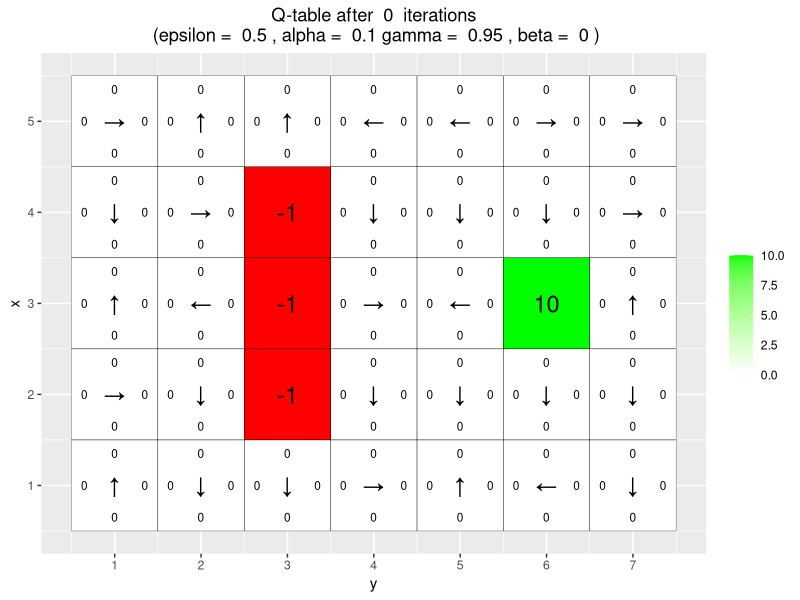
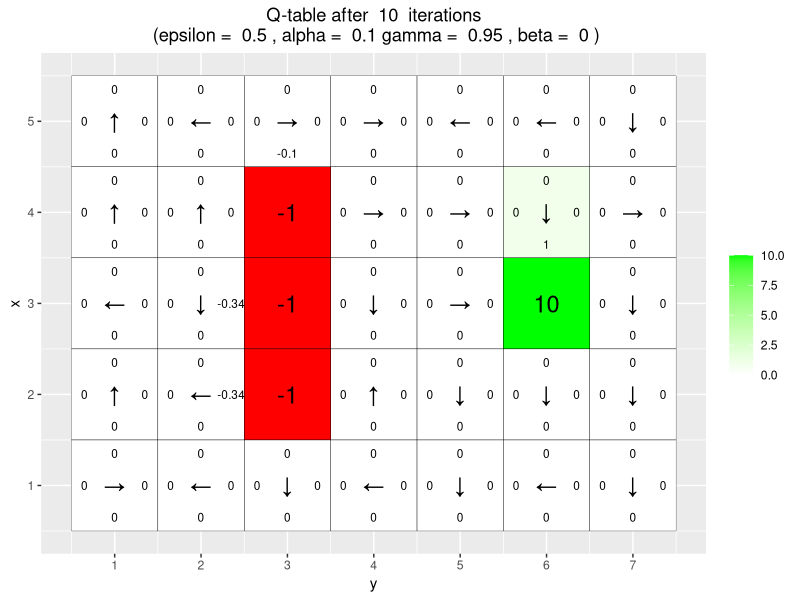
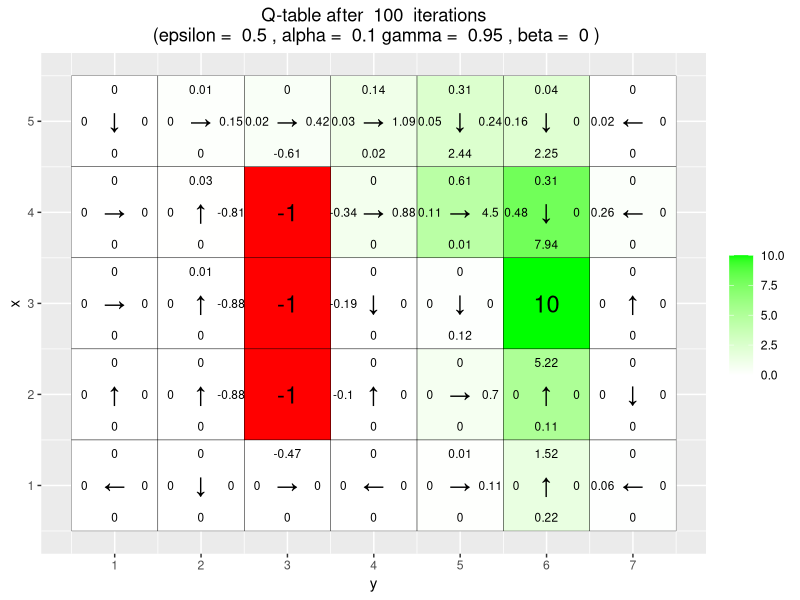
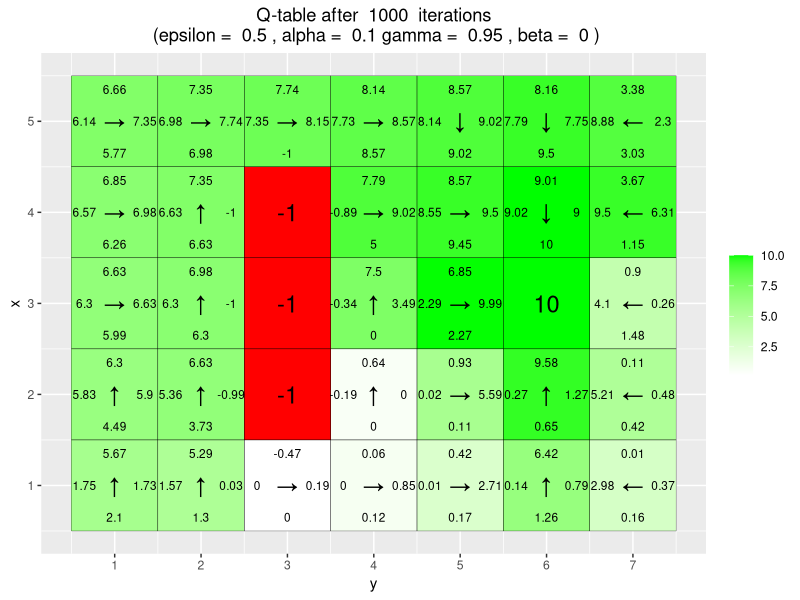
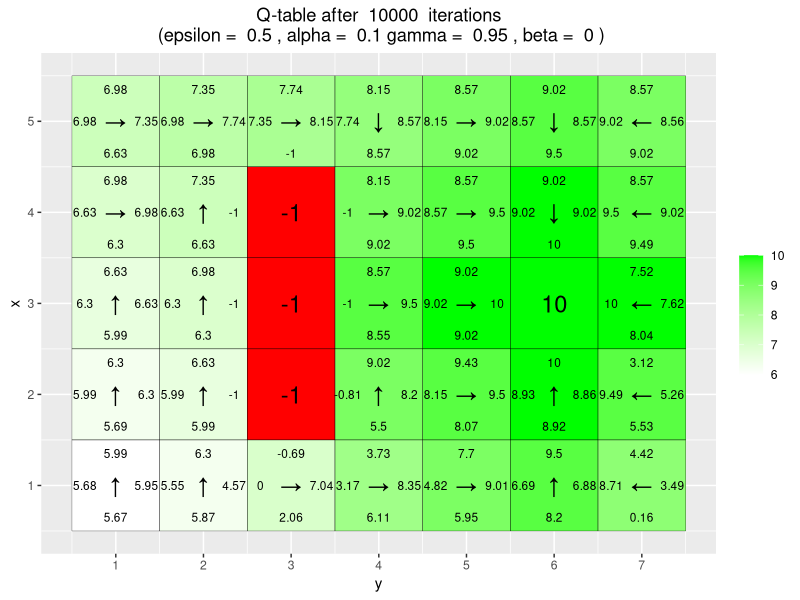
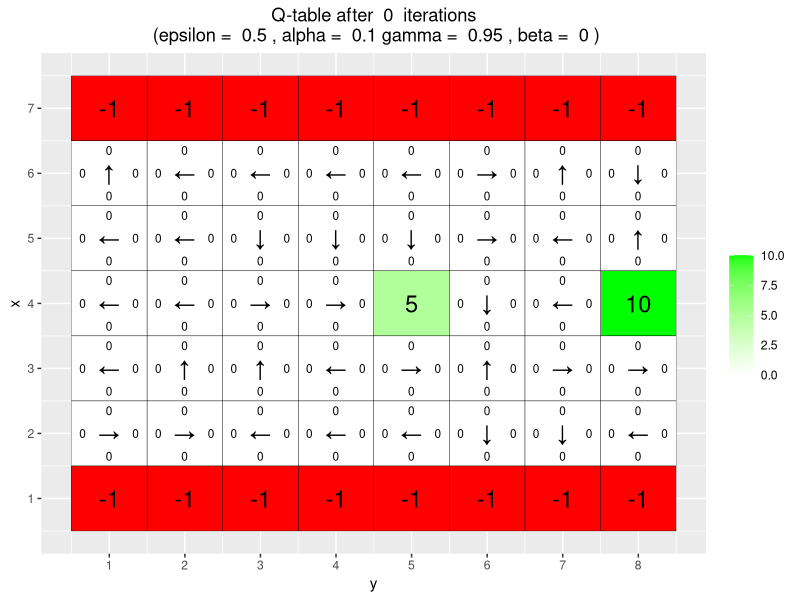
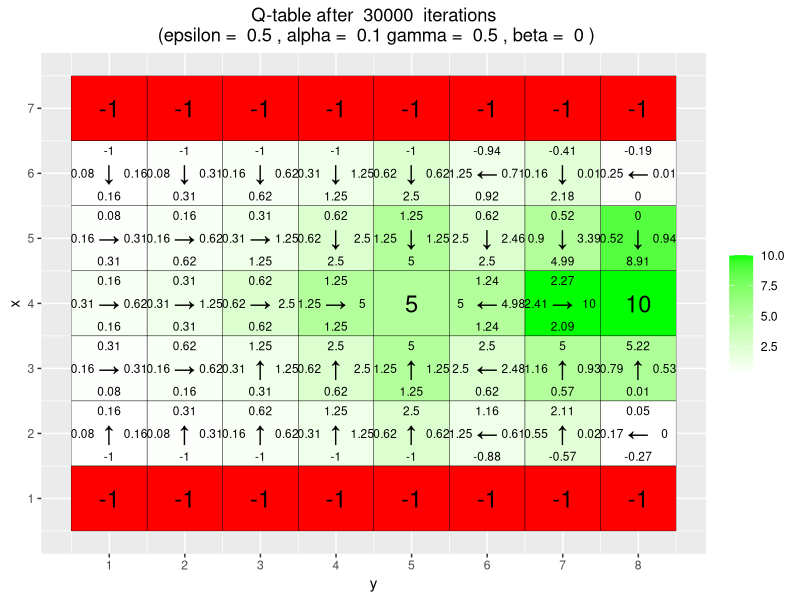
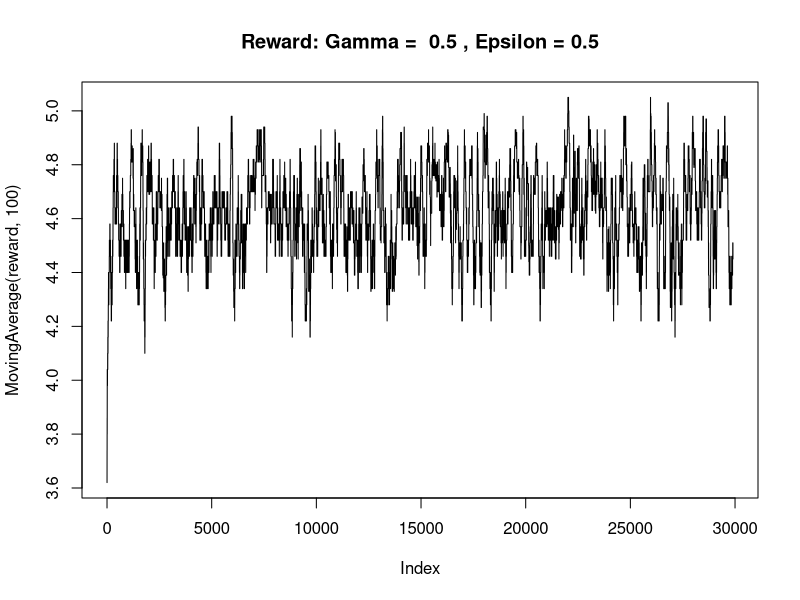

Source code (R) for these figures, in order: (Note: a time limit stopped this script after it produced the figures.)
# By Jose M. Peña and Joel Oskarsson.
# For teaching purposes.
# jose.m.pena@liu.se.

#####################################################################################################
# Q-learning
#####################################################################################################

# install.packages("ggplot2")
# install.packages("vctrs")
library(ggplot2)

# If you do not see four arrows in line 16, then do the following:
# File/Reopen with Encoding/UTF-8

arrows <- c("↑", "→", "↓", "←")
#arrows <- c("^", ">", "v", "<")
action_deltas <- list(c(1,0), # up
                      c(0,1), # right
                      c(-1,0), # down
                      c(0,-1)) # left

vis_environment <- function(iterations=0, epsilon = 0.5, alpha = 0.1, gamma = 0.95, beta = 0){
  
  # Visualize an environment with rewards. 
  # Q-values for all actions are displayed on the edges of each tile.
  # The (greedy) policy for each state is also displayed.
  # 
  # Args:
  #   iterations, epsilon, alpha, gamma, beta (optional): for the figure title.
  #   reward_map (global variable): a HxW array containing the reward given at each state.
  #   q_table (global variable): a HxWx4 array containing Q-values for each state-action pair.
  #   H, W (global variables): environment dimensions.
  
  df <- expand.grid(x=1:H,y=1:W)
  foo <- mapply(function(x,y) ifelse(reward_map[x,y] == 0,q_table[x,y,1],NA),df$x,df$y)
  df$val1 <- as.vector(round(foo, 2))
  foo <- mapply(function(x,y) ifelse(reward_map[x,y] == 0,q_table[x,y,2],NA),df$x,df$y)
  df$val2 <- as.vector(round(foo, 2))
  foo <- mapply(function(x,y) ifelse(reward_map[x,y] == 0,q_table[x,y,3],NA),df$x,df$y)
  df$val3 <- as.vector(round(foo, 2))
  foo <- mapply(function(x,y) ifelse(reward_map[x,y] == 0,q_table[x,y,4],NA),df$x,df$y)
  df$val4 <- as.vector(round(foo, 2))
  foo <- mapply(function(x,y) 
    ifelse(reward_map[x,y] == 0,arrows[GreedyPolicy(x,y)],reward_map[x,y]),df$x,df$y)
  df$val5 <- as.vector(foo)
  foo <- mapply(function(x,y) ifelse(reward_map[x,y] == 0,max(q_table[x,y,]),
                                     ifelse(reward_map[x,y]<0,NA,reward_map[x,y])),df$x,df$y)
  df$val6 <- as.vector(foo)
  
  print(ggplot(df,aes(x = y,y = x)) +
          scale_fill_gradient(low = "white", high = "green", na.value = "red", name = "") +
          geom_tile(aes(fill=val6)) +
          geom_text(aes(label = val1),size = 3,nudge_y = .35,na.rm = TRUE) +
          geom_text(aes(label = val2),size = 3,nudge_x = .35,na.rm = TRUE) +
          geom_text(aes(label = val3),size = 3,nudge_y = -.35,na.rm = TRUE) +
          geom_text(aes(label = val4),size = 3,nudge_x = -.35,na.rm = TRUE) +
          geom_text(aes(label = val5),size = 6) +
          geom_tile(fill = 'transparent', colour = 'black') + 
          ggtitle(paste("Q-table after ",iterations," iterations\n",
                        "(epsilon = ",epsilon,", alpha = ",alpha,"gamma = ",gamma,", beta = ",beta,")")) +
          theme(plot.title = element_text(hjust = 0.5)) +
          scale_x_continuous(breaks = c(1:W),labels = c(1:W)) +
          scale_y_continuous(breaks = c(1:H),labels = c(1:H)))
  
}

GreedyPolicy <- function(x, y){
  
  # Get a greedy action for state (x,y) from q_table.
  #
  # Args:
  #   x, y: state coordinates.
  #   q_table (global variable): a HxWx4 array containing Q-values for each state-action pair.
  # 
  # Returns:
  #   An action, i.e. integer in {1,2,3,4}.
  
  # Your code here.
  return(which.max(rank(q_table[x,y,], ties.method = "random")))
}

EpsilonGreedyPolicy <- function(x, y, epsilon){
  
  # Get an epsilon-greedy action for state (x,y) from q_table.
  #
  # Args:
  #   x, y: state coordinates.
  #   epsilon: probability of acting randomly.
  # 
  # Returns:
  #   An action, i.e. integer in {1,2,3,4}.
  
  # Your code here.
  if(epsilon > runif(1,0,1)){
    rand = sample(1:4, 1)
    return(rand)
  }else{
    return(GreedyPolicy(x, y))
  }
}

transition_model <- function(x, y, action, beta){
  
  # Computes the new state after given action is taken. The agent will follow the action 
  # with probability (1-beta) and slip to the right or left with probability beta/2 each.
  # 
  # Args:
  #   x, y: state coordinates.
  #   action: which action the agent takes (in {1,2,3,4}).
  #   beta: probability of the agent slipping to the side when trying to move.
  #   H, W (global variables): environment dimensions.
  # 
  # Returns:
  #   The new state after the action has been taken.
  
  delta <- sample(-1:1, size = 1, prob = c(0.5*beta,1-beta,0.5*beta)) # Calculating slippage with beta (0 is the normal move)
  final_action <- ((action + delta + 3) %% 4) + 1 # Adjusting move according to slippage
  foo <- c(x,y) + unlist(action_deltas[final_action]) # Calculating new position
  foo <- pmax(c(1,1),pmin(foo,c(H,W))) # Restricts so we cannot go outside of environment
  
  return (foo)
}

q_learning <- function(start_state, epsilon = 0.5, alpha = 0.1, gamma = 0.95, 
                       beta = 0){
  
  # Perform one episode of Q-learning. The agent should move around in the 
  # environment using the given transition model and update the Q-table.
  # The episode ends when the agent reaches a terminal state.
  # 
  # Args:
  #   start_state: array with two entries, describing the starting position of the agent.
  #   epsilon (optional): probability of acting greedily.
  #   alpha (optional): learning rate.
  #   gamma (optional): discount factor.
  #   beta (optional): slipping factor.
  #   reward_map (global variable): a HxW array containing the reward given at each state.
  #   q_table (global variable): a HxWx4 array containing Q-values for each state-action pair.
  # 
  # Returns:
  #   reward: reward received in the episode.
  #   correction: sum of the temporal difference correction terms over the episode.
  #   q_table (global variable): Recall that R passes arguments by value. So, q_table being
  #   a global variable can be modified with the superassigment operator <<-.
  
  # Your code here.
  state = start_state
  episode_correction = 0
  repeat{
    # Follow policy, execute action, get reward.
    action = EpsilonGreedyPolicy(state[1], state[2], epsilon) # Getting action
    new_state = transition_model(state[1], state[2], action, beta) # Updating state
    reward = reward_map[new_state[1], new_state[2]]

    # Q-table update.
    correction = alpha*(reward+gamma*max(q_table[new_state[1], new_state[2],]) - q_table[state[1], state[2],action])
    q_table[state[1], state[2],action] <<- q_table[state[1], state[2],action] + correction
    state = new_state
    episode_correction = episode_correction + correction
    
    if(reward!=0)
      # End episode.
      return (c(reward,episode_correction))
  }
  
}

#####################################################################################################
# Q-Learning Environments
#####################################################################################################

# Environment A (learning)

H <- 5
W <- 7

reward_map <- matrix(0, nrow = H, ncol = W)
reward_map[3,6] <- 10
reward_map[2:4,3] <- -1

# Global variable q-table
q_table <- array(0,dim = c(H,W,4))

vis_environment()

for(i in 1:10000){
  foo <- q_learning(start_state = c(3,1))
  if(any(i==c(10,100,1000,10000)))
    vis_environment(i)
}

# Environment B (the effect of epsilon and gamma)

H <- 7
W <- 8

reward_map <- matrix(0, nrow = H, ncol = W)
reward_map[1,] <- -1
reward_map[7,] <- -1
reward_map[4,5] <- 5
reward_map[4,8] <- 10

q_table <- array(0,dim = c(H,W,4))

vis_environment()

MovingAverage <- function(x, n){
  
  cx <- c(0,cumsum(x))
  rsum <- (cx[(n+1):length(cx)] - cx[1:(length(cx) - n)]) / n
  
  return (rsum)
}

for(j in c(0.5,0.75,0.95)){ # Using different GAMMAS, EPS = 0.5
  q_table <- array(0,dim = c(H,W,4))
  reward <- NULL
  correction <- NULL
  
  for(i in 1:30000){
    foo <- q_learning(gamma = j, start_state = c(4,1))
    reward <- c(reward,foo[1])
    correction <- c(correction,foo[2])
  }
  
  vis_environment(i, gamma = j)
  title = paste("Reward: Gamma = ",j, ", Epsilon = 0.5" )
  plot(MovingAverage(reward,100),type = "l", main = title)
  title = paste("Correction: Gamma = ",j, ", Epsilon = 0.5" )
  plot(MovingAverage(correction,100),type = "l", main = title)
  print(length(reward[which(reward==10)]))
}

for(j in c(0.5,0.75,0.95)){ # Using different GAMMAS, EPS = 0.1
  q_table <- array(0,dim = c(H,W,4))
  reward <- NULL
  correction <- NULL
  
  for(i in 1:30000){
    foo <- q_learning(epsilon = 0.1, gamma = j, start_state = c(4,1))
    reward <- c(reward,foo[1])
    correction <- c(correction,foo[2])
  }
  
  vis_environment(i, epsilon = 0.1, gamma = j)
  title = paste("Reward: Gamma = ",j, ", Epsilon = 0.1" )
  plot(MovingAverage(reward,100),type = "l", main=title)
  title = paste("Correction: Gamma = ",j, ", Epsilon = 0.1" )
  plot(MovingAverage(correction,100),type = "l", main=title)
  print(length(reward[which(reward==10)]))
}

# Environment C (the effect of beta).

H <- 3
W <- 6

reward_map <- matrix(0, nrow = H, ncol = W)
reward_map[1,2:5] <- -1
reward_map[1,6] <- 10

q_table <- array(0,dim = c(H,W,4))

vis_environment()

for(j in c(0,0.2,0.4,0.66)){ # Different BETAS, EPS = 0.5 (default)
  q_table <- array(0,dim = c(H,W,4))
  
  for(i in 1:10000)
    foo <- q_learning(gamma = 0.6, beta = j, start_state = c(1,1))
  
  vis_environment(i, gamma = 0.6, beta = j)
}
